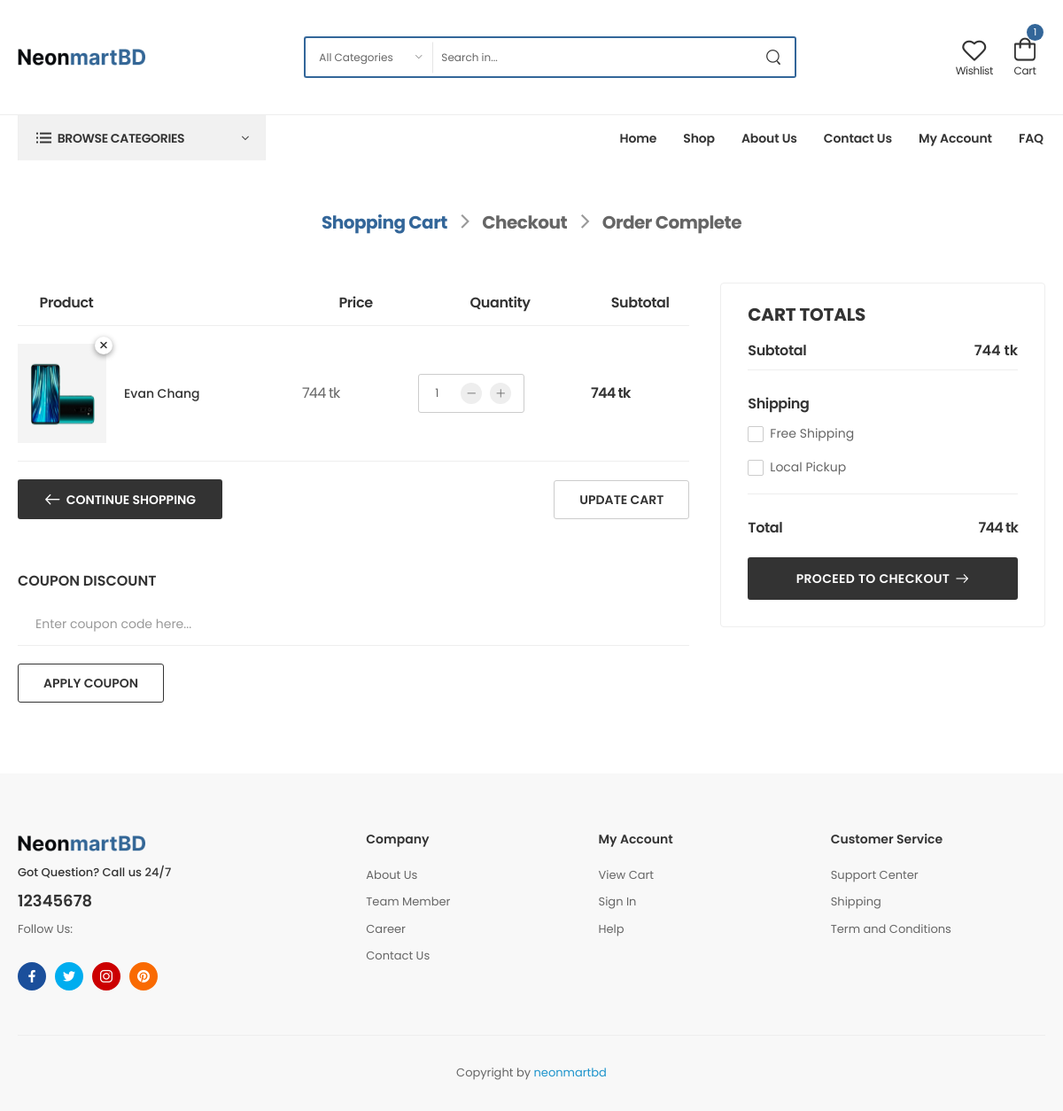
/cart (signed in), run on an earlier commit of the app's database.
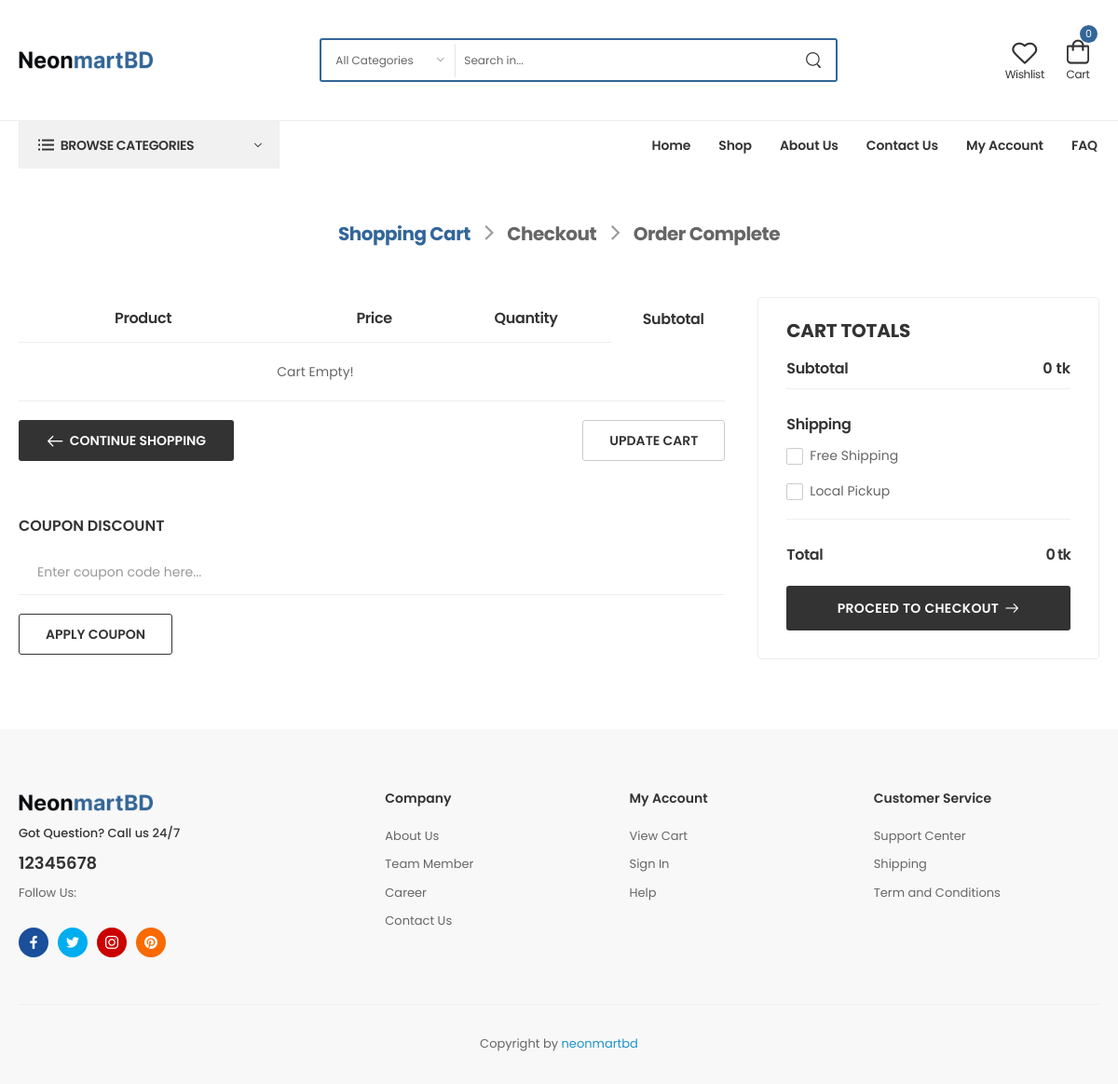
And on a later commit of the database.
### core/models.py (models this page shows, shortened)
class Cart(models.Model):
    user = models.ForeignKey(User, on_delete=models.CASCADE)
    product = models.ForeignKey(Products,  on_delete=models.CASCADE)
    quantity = models.PositiveIntegerField(default=1)
    def line_total(self):
        return self.quantity * self.product.price

class Products(models.Model):
    name = models.CharField(max_length=500)
    category = models.ForeignKey(Category, on_delete=models.CASCADE)
    sku = models.CharField(max_length=200)
    price = models.PositiveIntegerField()
    review = models.PositiveIntegerField(null=True,blank=True,default=0)
    sort_description = RichTextField()
    slug = AutoSlugField(populate_from="name", null=True, unique=True)
    description = RichTextField()
    image = models.ImageField(upload_to="Product Image")

### core/views.py (the view, shortened to what this page needs)
# urls.py: path('cart',cart,name="cart"),
def cart(request):
    if request.user.is_authenticated:
        cart = Cart.objects.filter(user=request.user)
        subtotal = get_subTotal(cart)
        return render(request,"core/cart.html",locals())
    else:
        return redirect("login")

### core/views.py (called while the page is built)
def get_subTotal(carts):
    cartTotals = []
    for cart in carts:
        subtotal  = cart.product.price*cart.quantity
        cartTotals.append(subtotal)
    return sum(cartTotals)

### core/templates/core/cart.html (shortened to what this page needs)
{% extends "base/base.html" %}
{% load static %}
{% block body %}
<link rel="stylesheet" type="text/css" href="{% static 'assets/css/style.min.css' %}" />
<main class="main cart">
  <nav class="breadcrumb-nav">
    <div class="container">
      <ul class="breadcrumb shop-breadcrumb bb-no">
        <li class="active"><a href="">Shopping Cart</a></li>
        <li><a href="">Checkout</a></li>
        <li><a href="">Order Complete</a></li>
      </ul>
    </div>
  </nav>
  <div class="page-content">
    <div class="container">
      <div class="row gutter-lg mb-10">
        <div class="col-lg-8 pr-lg-4 mb-6">
          <table class="shop-table cart-table">
            <thead>
              <tr>
                <th class="product-name"><span>Product</span></th>
                <th></th>
                <th class="product-price"><span>Price</span></th>
                <th class="product-quantity"><span>Quantity</span></th>
                <th class="product-subtotal"><span>Subtotal</span></th>
              </tr>
            </thead>
            <tbody>
              {% if cart %}
              {% for cart in cart %}
              <tr>
                <td class="product-thumbnail">
                  <div class="p-relative">
                    <a href="{% url 'product_details' cart.product.slug %}">
                      <figure>
                        <img src="{{cart.product.image.url}}" alt="product" width="300" height="338" />
                      </figure>
                    </a>
                    <button type="submit" class="btn btn-close">
                      <a href="{% url 'deleteCart' cart.id %}">
                      </a>
                    </button>
                  </div>
                </td>
                <td class="product-name">
                  <a href="{% url 'product_details' cart.product.slug %}">
                    {{cart.product.name}}
                  </a>
                </td>
                <td class="product-price">
                  <span class="amount">{{cart.product.price}} tk</span>
                </td>
                <td class="product-quantity">
                  <div class="input-group">
                    <button class="quantity_plus w-icon-plus"></button>
                    <button class="quantity_minus w-icon-minus"></button>
                  </div>
                </td>
                <td class="product-subtotal">
                  <span class="amount">{{cart.line_total}} tk</span>
                </td>
              </tr>
              {% endfor %}
              {% else%}
              <tr>
                <td colspan="4" class="text-center text-danger">
                  Cart Empty!
                </td>
              </tr>
              {% endif %}
            </tbody>
          </table>
          <div class="cart-action mb-6">
            <a href="{% url 'shop_page' %}" class="btn btn-dark btn-rounded btn-icon-left btn-shopping mr-auto">Continue Shopping</a>
            <button type="submit" class="btn btn-rounded btn-update" name="update_cart" value="Update Cart">
              Update Cart
            </button>
          </div>
          <form class="coupon">
            <h5 class="title coupon-title font-weight-bold text-uppercase">
              Coupon Discount
            </h5>
            <input type="text" class="form-control mb-4" placeholder="Enter coupon code here..." required />
            <button class="btn btn-dark btn-outline btn-rounded">
              Apply Coupon
            </button>
          </form>
        </div>
        <div class="col-lg-4 sticky-sidebar-wrapper">
          <div class="sticky-sidebar">
            <div class="cart-summary mb-4">
              <h3 class="cart-title text-uppercase">Cart Totals</h3>
              <div class="cart-subtotal d-flex align-items-center justify-content-between">
                <label class="ls-25">Subtotal</label>
                <span>{{subtotal}} tk</span>
              </div>
              <hr class="divider" />
               <ul class="shipping-methods mb-2">
                <li>
                  <label class="shipping-title text-dark font-weight-bold">Shipping</label>
                </li>
                <li>
                  <div class="custom-radio">
                    <label for="free-shipping" class="custom-control-label color-dark">Free Shipping</label>
                  </div>
                </li>
                <li>
                  <div class="custom-radio">
                    <label for="local-pickup" class="custom-control-label color-dark">Local Pickup</label>
                  </div>
                </li>
              </ul>
              <hr class="divider mb-6" />
              <div class="order-total d-flex justify-content-between align-items-center">
                <label>Total</label>
                <span class="ls-50">{{subtotal}} tk</span>
              </div>
              <a href="{% url 'checkout' %}" class="btn btn-block btn-dark btn-icon-right btn-rounded btn-checkout">
                Proceed to checkout</a>
            </div>
          </div>
        </div>
      </div>
    </div>
  </div>
</main>
{% endblock body %}

### templates/base/base.html (shortened to what this page needs)
<!DOCTYPE html>
{% load static %}
<html lang="en">
  <head>
    <link
      rel="stylesheet"
      type="text/css"
      href="{% static 'assets/vendor/fontawesome-free/css/all.min.css' %}"
    />
    <link
      rel="stylesheet"
      type="text/css"
      href="{% static 'assets/vendor/animate/animate.min.css' %}"
    />
    <link
      rel="stylesheet"
      type="text/css"
      href="{% static 'assets/vendor/magnific-popup/magnific-popup.min.css' %}"
    />
    <link rel="stylesheet" href="{% static 'assets/vendor/swiper/swiper-bundle.min.css' %}" />
    <link
      rel="stylesheet"
      type="text/css"
      href="{% static 'assets/vendor/nouislider/nouislider.min.css' %}"
    />
    <link rel="stylesheet" type="text/css" href="{% static 'assets/css/demo1.min.css' %}" />
  </head>
  <body class="home">
    <div class="page-wrapper">
      <header class="header">
        <div class="header-middle">
          <div class="container">
            <div class="header-left mr-md-4">
              <a href="/" class="logo ml-lg-0">
                <img src="{% static 'assets/images/logo.png' %}" alt="logo" width="144" height="45" />
              </a>
              <form method="get" action="#" class="header-search hs-expanded hs-round d-none d-md-flex input-wrapper">
                <div class="select-box">
                  <select id="category" name="category">
                    <option value="">All Categories</option>
                  </select>
                </div>
                <input type="text" class="form-control" name="search" id="search" placeholder="Search in..." required />
                <button class="btn btn-search" type="submit">
                  <i class="w-icon-search"></i>
                </button>
              </form>
            </div>
            <div class="header-right ml-4">
              <a class="wishlist label-down link d-xs-show" href="#">
                <i class="w-icon-heart"></i>
                <span class="wishlist-label d-lg-show">Wishlist</span>
              </a>
              <div class="dropdown cart-dropdown cart-offcanvas mr-0 mr-lg-2">
                <a href="{% url 'cart' %}" class="cart label-down link">
                  <i class="w-icon-cart">
                    {% if request.user.is_authenticated %}
                    <span class="cart-count">{{cart|length}}</span>
                    {% endif %}
                  </i>
                  <span class="cart-label">Cart</span>
                </a>
              </div>
            </div>
          </div>
        </div>
        <div class="header-bottom sticky-content fix-top sticky-header has-dropdown">
          <div class="container">
            <div class="inner-wrap">
              <div class="header-left">
                <div class="dropdown category-dropdown has-border" data-visible="true">
                  <a href="#" class="category-toggle text-dark" role="button" data-toggle="dropdown" aria-haspopup="true"
                    aria-expanded="true" data-display="static" title="Browse Categories">
                    <span>Browse Categories</span>
                  </a>
                </div>
              </div>
              <div class="header-right">
                <nav class="main-nav">
                  <ul class="menu active-underline">
                    <li class="{% if navbar == 'home'  %}active{% endif %}">
                      <a href="{% url 'HOME' %}">Home</a>
                    </li>
                    <li class="{% if navbar == 'shop'  %}active{% endif %}">
                      <a href="{% url 'shop_page' %}">Shop</a>
                    </li>
                    <li  class="{% if navbar == 'about'  %}active{% endif %}">
                      <a href="{% url 'about' %}">About us</a>
                    </li>
                    <li  class="{% if navbar == 'contact_us'  %}active{% endif %}">
                      <a href="{% url 'contact_us' %}">Contact Us</a>
                    </li>
                    <li class="{% if navbar == 'my_account'  %}active{% endif %}">
                      <a href="{% url 'my_account' %}">My Account</a>
                    </li >
                    <li class="{% if navbar == 'faq'  %}active{% endif %}">
                      <a href="{% url 'faq' %}">FAQ</a>
                    </li>
                  </ul>
                </nav>
              </div>
            </div>
          </div>
        </div>
      </header>
      {% block body %}{% endblock body %}
      <footer
        class="footer appear-animate"
        data-animation-options="{
            'name': 'fadeIn'
        }"
      >
        <div class="container">
          <div class="footer-top">
            <div class="row">
              <div class="col-lg-4 col-sm-6">
                <div class="widget widget-about">
                  <a href="#" class="logo-footer">
                    <img
                      src="{% static 'assets/images/logo.png' %}"
                      alt="logo-footer"
                      width="144"
                      height="45"
                    />
                  </a>
                  <div class="widget-body">
                    <p class="widget-about-title">Got Question? Call us 24/7</p>
                    <a href="tel:12345678" class="widget-about-call"
                      >12345678</a
                    >
                    <p class="widget-about-desc">Follow Us:</p>
                    <div class="social-icons social-icons-colored">
                      <a
                        href="#"
                        class="social-icon social-facebook w-icon-facebook"
                      ></a>
                      <a
                        href="#"
                        class="social-icon social-twitter w-icon-twitter"
                      ></a>
                      <a
                        href="#"
                        class="social-icon social-instagram w-icon-instagram"
                      ></a>
                      <a
                        href="#"
                        class="social-icon social-pinterest w-icon-pinterest"
                      ></a>
                    </div>
                  </div>
                </div>
              </div>
              <div class="col-lg-3 col-sm-6">
                <div class="widget">
                  <h3 style="text-transform: capitalize" class="widget-title">
                    Company
                  </h3>
                  <ul class="widget-body">
                    <li><a href="#">About Us</a></li>
                    <li><a href="#">Team Member</a></li>
                    <li><a href="#">Career</a></li>
                    <li><a href="#">Contact Us</a></li>
                  </ul>
                </div>
              </div>
              <div class="col-lg-3 col-sm-6">
                <div class="widget">
                  <h4 style="text-transform: capitalize" class="widget-title">
                    My Account
                  </h4>
                  <ul class="widget-body">
                    <li><a href="#">View Cart</a></li>
                    <li><a href="{% url 'login' %}">Sign In</a></li>
                    <li><a href="#">Help</a></li>
                  </ul>
                </div>
              </div>
              <div class="col-lg-3 col-sm-6">
                <div class="widget">
                  <h4 style="text-transform: capitalize" class="widget-title">
                    Customer Service
                  </h4>
                  <ul class="widget-body">
                    <li><a href="#">Support Center</a></li>
                    <li><a href="#">Shipping</a></li>
                    <li><a href="#">Term and Conditions</a></li>
                  </ul>
                </div>
              </div>
            </div>
          </div>
          <div class="footer-bottom" style="justify-content: center !important">
            <p class="copyright" style="text-align: center !important">
              Copyright by
              <span style="color: #1c93cb; cursor: pointer">neonmartbd</span>
            </p>
          </div>
        </div>
      </footer>
    </div>
  </body>
</html>

What changed in the data, as far as the page shows it:
removed Cart: product.image (picture), product.name "Evan Chang", product.price "744", line_total "744"
Also different on the page:
{{ cart|length }}: "1" → "0"
{{ subtotal }}: "744" → "0"
text now shown: "Cart Empty!"
